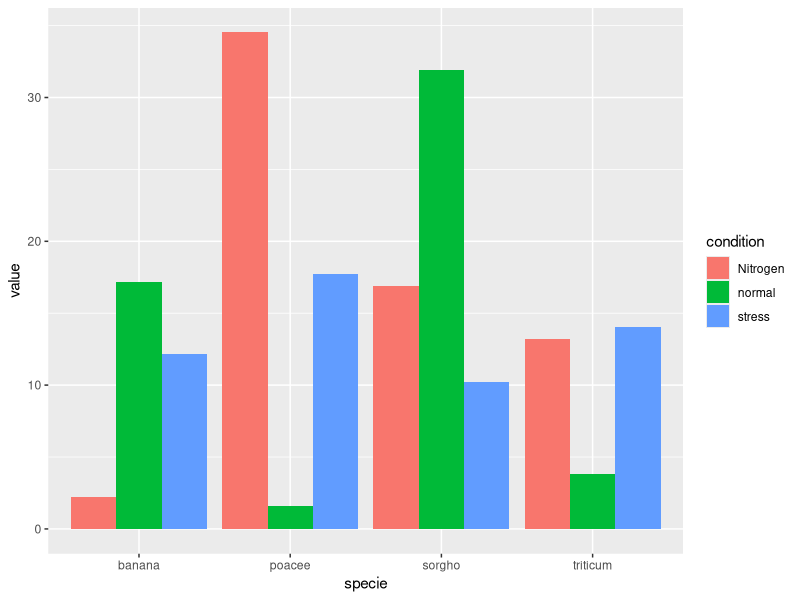
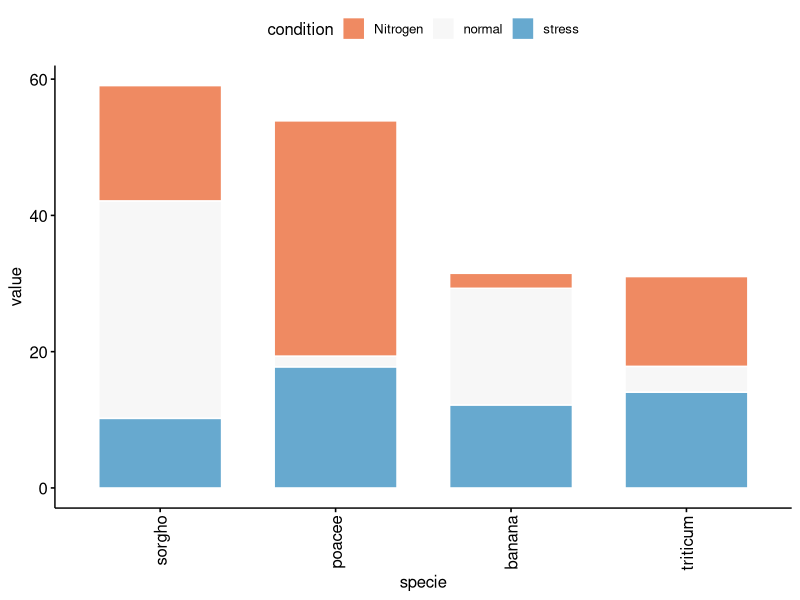

These figures' R source, in order:
install.packages("ggpubr")
library(ggpubr)
library(tidyverse)

# create a dataset
specie <- c(rep("sorgho" , 3) , rep("poacee" , 3) , rep("banana" , 3) , rep("triticum" , 3) )
condition <- rep(c("normal" , "stress" , "Nitrogen") , 4)
value <- abs(rnorm(12 , 0 , 15))
data <- data.frame(specie,condition,value)

# Grouped
ggplot(data, aes(x=specie, y=value, fill=condition)) + 
  geom_bar(stat="identity", position="dodge")

### pubr plot------
ggbarplot(data, x = "specie", y = "value",
          fill = "condition",               # change fill color by cyl
          color = "white",            # Set bar border colors to white
          palette = "RdBu",            # jco journal color palett. see ?ggpar
          # sort.val = "desc",          # Sort the value in dscending order
          sort.by.groups = FALSE,     # Don't sort inside each group
          x.text.angle = 90           # Rotate vertically x axis texts
)
?ggbarplot



